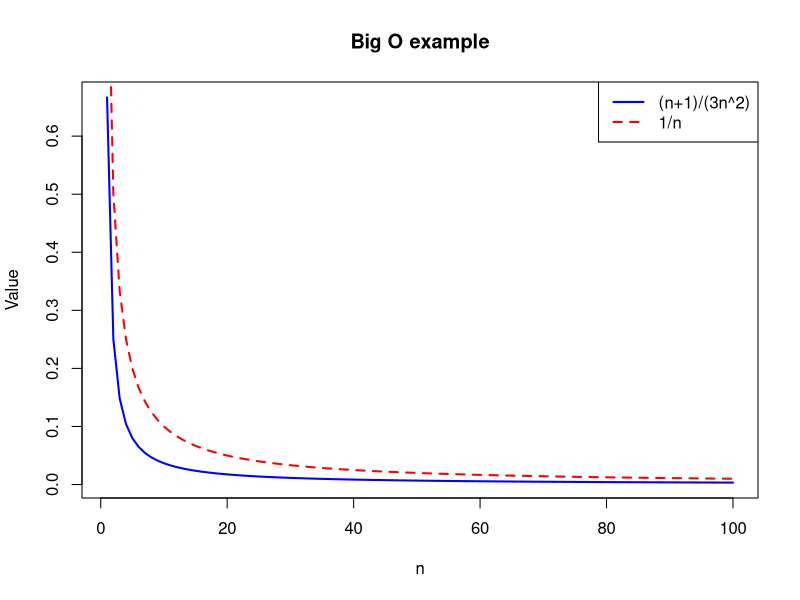

R code for this plot:
## ---- chunk 1
n <- 1:100
f <- (n + 1) / (3 * n^2)
g <- 1 / n

plot(n, f, type = "l", lwd = 2, col = "blue",
     xlab = "n", ylab = "Value",
     main = "Big O example")
lines(n, g, lty = 2, lwd = 2, col = "red")
legend("topright", legend = c("(n+1)/(3n^2)", "1/n"),
       col = c("blue","red"), lty = c(1,2), lwd = 2)
